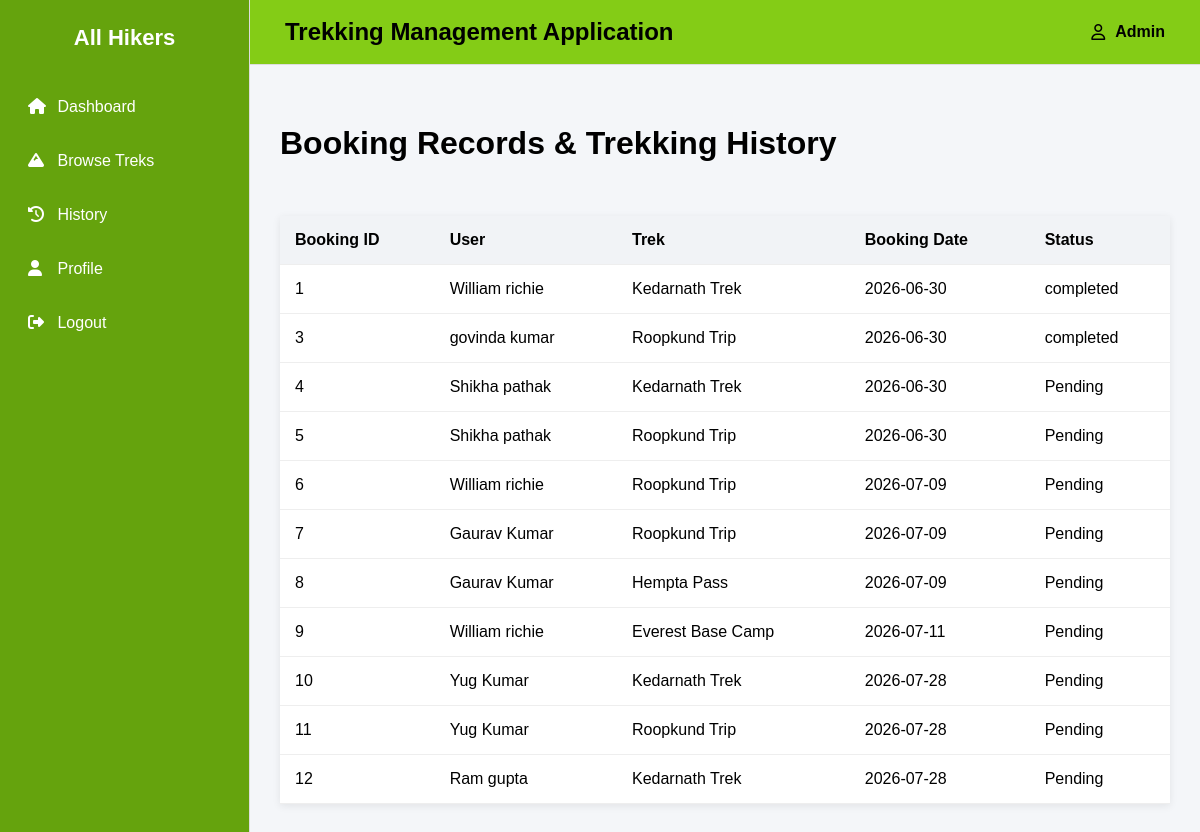
Page /admin_dashboard/trekking_history on the committed database.
### backend/models.py (models this page shows)
class Booking(db.Model):
    __tablename__="booking"
    id=db.Column(db.Integer,primary_key=True)
    booking_status=db.Column(db.String,default="Pending")
    booking_date=db.Column(db.Date,nullable=False)
    payment_status=db.Column(db.String,default="Pending")
    user_id=db.Column(db.Integer, db.ForeignKey("users.id"),nullable=False)
    trek_id=db.Column(db.Integer, db.ForeignKey("trek.id"),nullable=False)

class Users(db.Model):
    __tablename__="users"
    id=db.Column(db.Integer,primary_key=True)
    role=db.Column(db.Integer,default=1)
    username=db.Column(db.String,nullable=False)
    password=db.Column(db.String,nullable=False)
    email=db.Column(db.String,nullable=False)
    address=db.Column(db.String,nullable=False)
    full_name=db.Column(db.String,nullable=False)
    pin_code=db.Column(db.String,nullable=False)
    is_approved = db.Column(db.Boolean, default=True)  # True for normal users
    booking=db.relationship("Booking",cascade="all,delete",backref="users",lazy=True) #User can access all of his bookings

class Trek(db.Model):
    __tablename__="trek"
    id = db.Column(db.Integer,primary_key=True)
    trek_name = db.Column(db.String,nullable=False)
    location = db.Column(db.String,nullable=False)
    difficulty = db.Column(db.String,nullable=False)
    duration_days = db.Column(db.Integer,nullable=False)
    available_slots = db.Column(db.Integer,nullable=False)
    assigned_staff_id = db.Column(db.Integer, db.ForeignKey("staff_profile.id"),nullable=True)
    status = db.Column(db.String,default="Available")
    start_date = db.Column(db.Date,nullable=False)
    end_date = db.Column(db.Date,nullable=False)
    bookings=db.relationship("Booking",cascade="all,delete",backref="trek",lazy=True) #Trek can access all of its bookings

### backend/controllers.py (the view)
@auth_bp.route('/admin_dashboard/trekking_history')
def trekking_history():
    bookings = db.session.query(Booking, Trek, Users).join(Trek, Booking.trek_id == Trek.id).join(Users, Booking.user_id == Users.id).all()
    return render_template('trekking_history.html', bookings=bookings)

### templates/trekking_history.html (shortened to what this page needs)
{% extends "base.html" %}
{% block content %}
<link rel="stylesheet" href="{{ url_for('static', filename='css/dashboard.css') }}">
<h1>Booking Records  &  Trekking History</h1>
<br><br><br>
<div>
    {% if bookings %}
    <table>
        <thead>
            <tr>
                <th>Booking ID</th>
                <th>User</th>
                <th>Trek</th>
                <th>Booking Date</th>
                <th>Status</th>
            </tr>
        </thead>
        <tbody>
            {% for booking, trek, user in bookings %}
            <tr>
                <td>{{ booking.id }}</td>
                <td>{{ user.full_name }}</td>
                <td>{{ trek.trek_name }}</td>
                <td>{{ booking.booking_date }}</td>
                <td>{{ booking.booking_status }}</td>
            </tr>
            {% endfor %}
        </tbody>
    </table>
    {% else %}
        <p>No bookings yet.</p>
    {% endif %}
</div>
{% endblock %}

### static/css/dashboard.css (style rules this page uses)
* { margin:0; padding:0; box-sizing:border-box; font-family:Arial, Helvetica, sans-serif; }
body { background:#f4f6f9; }
table { width:100%; border-collapse:collapse; background:white; box-shadow:0 2px 8px rgba(0,0,0,.08); }
th { background:#f1f3f6; }
th,td { padding:15px; text-align:left; border-bottom:1px solid #eee; }

### rows in the picture
Booking: id "1", full_name "William richie", trek_name "Kedarnath Trek", booking_date "2026-06-30", booking_status "completed"
Booking: id "3", full_name "govinda kumar", trek_name "Roopkund Trip", booking_date "2026-06-30", booking_status "completed"
Booking: id "4", full_name "Shikha pathak", trek_name "Kedarnath Trek", booking_date "2026-06-30", booking_status "Pending"
Booking: id "5", full_name "Shikha pathak", trek_name "Roopkund Trip", booking_date "2026-06-30", booking_status "Pending"
Booking: id "6", full_name "William richie", trek_name "Roopkund Trip", booking_date "2026-07-09", booking_status "Pending"
Booking: id "7", full_name "Gaurav Kumar", trek_name "Roopkund Trip", booking_date "2026-07-09", booking_status "Pending"
Booking: id "8", full_name "Gaurav Kumar", trek_name "Hempta Pass", booking_date "2026-07-09", booking_status "Pending"
Booking: id "9", full_name "William richie", trek_name "Everest Base Camp", booking_date "2026-07-11", booking_status "Pending"
Booking: id "10", full_name "Yug Kumar", trek_name "Kedarnath Trek", booking_date "2026-07-28", booking_status "Pending"
Booking: id "11", full_name "Yug Kumar", trek_name "Roopkund Trip", booking_date "2026-07-28", booking_status "Pending"
Booking: id "12", full_name "Ram gupta", trek_name "Kedarnath Trek", booking_date "2026-07-28", booking_status "Pending"

### other values in the picture
{{ session.get('username',"Admin") }} "Admin"
